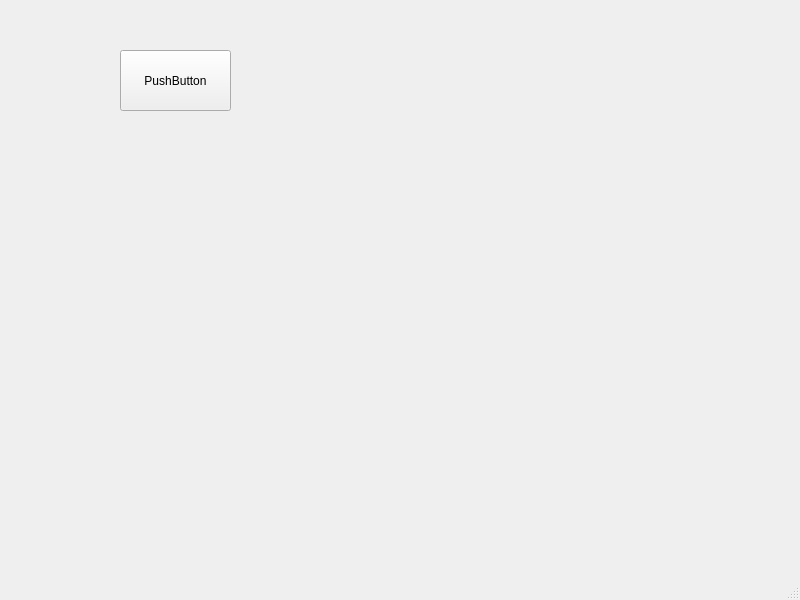
<?xml version="1.0" encoding="UTF-8"?>
<ui version="4.0">
 <class>MainWindow</class>
 <widget class="QMainWindow" name="MainWindow">
  <property name="geometry">
   <rect>
    <x>0</x>
    <y>0</y>
    <width>800</width>
    <height>600</height>
   </rect>
  </property>
  <property name="windowTitle">
   <string>MainWindow</string>
  </property>
  <widget class="QWidget" name="centralwidget">
   <widget class="QPushButton" name="pushButton">
    <property name="geometry">
     <rect>
      <x>120</x>
      <y>50</y>
      <width>111</width>
      <height>61</height>
     </rect>
    </property>
    <property name="text">
     <string>PushButton</string>
    </property>
   </widget>
  </widget>
  <widget class="QMenuBar" name="menubar">
   <property name="geometry">
    <rect>
     <x>0</x>
     <y>0</y>
     <width>800</width>
     <height>26</height>
    </rect>
   </property>
  </widget>
  <widget class="QStatusBar" name="statusbar"/>
 </widget>
 <resources/>
 <connections/>
</ui>
